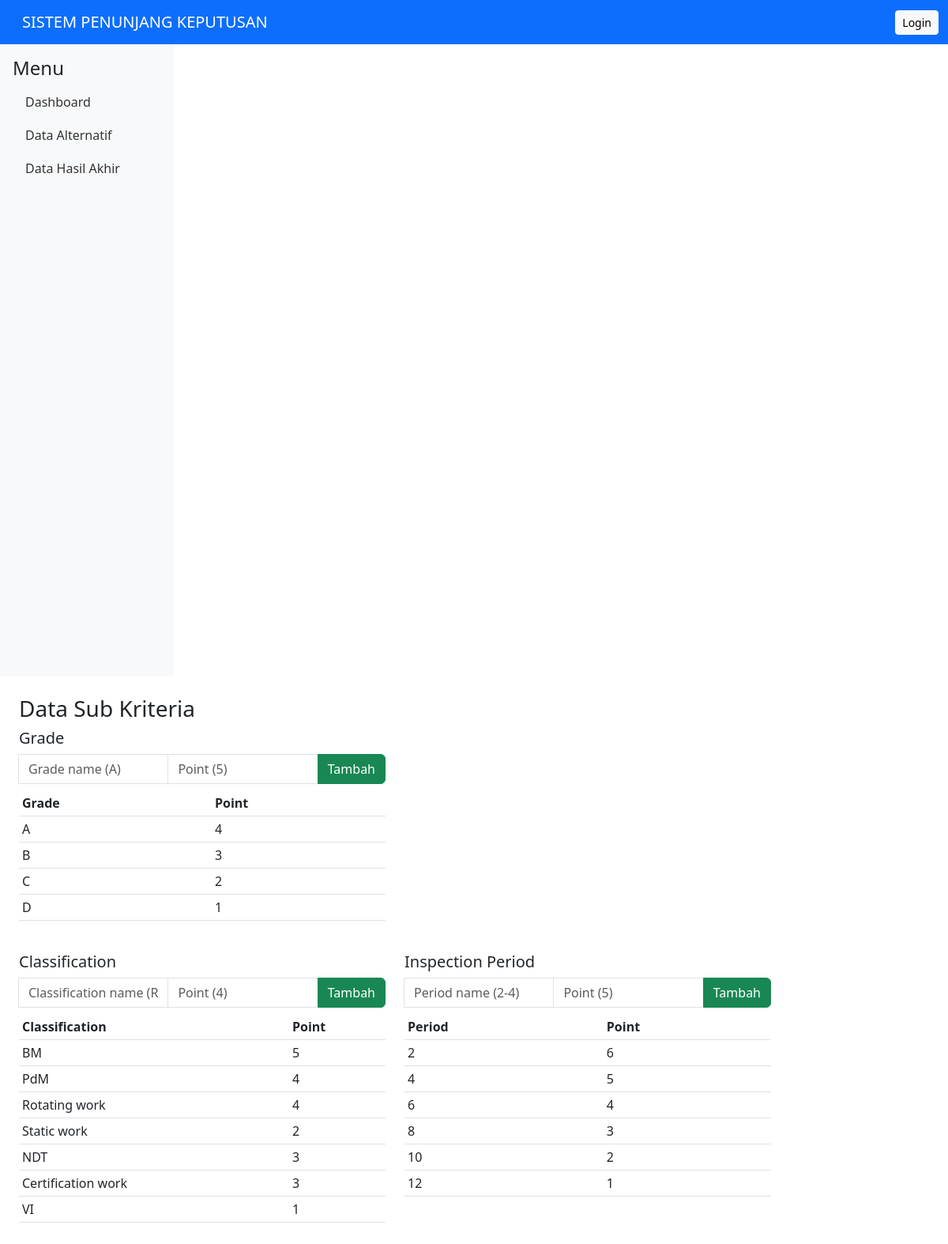
The app's page /pages/data_subkriteria.php with its own data.
### tables this page shows
CREATE TABLE `grade` (
  `id_grade` int(11) NOT NULL,
  `grade_name` varchar(20) NOT NULL,
  `grade_point` int(11) NOT NULL
);

CREATE TABLE `classification` (
  `id_classification` int(11) NOT NULL,
  `classification_name` varchar(50) NOT NULL,
  `classification_point` int(11) NOT NULL
);

CREATE TABLE `inspection_period` (
  `id_inspection_period` int(11) NOT NULL,
  `period_name` varchar(20) NOT NULL,
  `period_point` int(11) NOT NULL
);

### pages/data_subkriteria.php (the view, shortened to what this page needs)
<?php include('../config/db.php'); include('../includes/header.php'); include('../includes/sidebar.php'); ?>
<h3>Data Sub Kriteria</h3>
<div class="row">
  <div class="col-md-6">
    <h5>Grade</h5>
    <form action="../process/insert_subkriteria.php" method="post" class="input-group mb-2">
      <input name="name" class="form-control" placeholder="Grade name (A)">
      <input name="point" type="number" class="form-control" placeholder="Point (5)">
      <button class="btn btn-success">Tambah</button>
    </form>
    <table class="table table-sm">
      <thead><tr><th>Grade</th><th>Point</th></tr></thead>
      <tbody>
      <?php $q=$koneksi->query("SELECT * FROM grade"); while($x=$q->fetch_assoc()){ echo "<tr><td>{$x['grade_name']}</td><td>{$x['grade_point']}</td></tr>"; } ?>
      </tbody>
    </table>
  </div>
</div>
<div class="row mt-4">
  <div class="col-md-6">
    <h5>Classification</h5>
    <form action="../process/insert_subkriteria.php" method="post" class="input-group mb-2">
      <input name="name" class="form-control" placeholder="Classification name (Rotating work)">
      <input name="point" type="number" class="form-control" placeholder="Point (4)">
      <button class="btn btn-success">Tambah</button>
    </form>
    <table class="table table-sm">
      <thead><tr><th>Classification</th><th>Point</th></tr></thead>
      <tbody>
      <?php $q=$koneksi->query("SELECT * FROM classification"); while($x=$q->fetch_assoc()){ echo "<tr><td>{$x['classification_name']}</td><td>{$x['classification_point']}</td></tr>"; } ?>
      </tbody>
    </table>
  </div>
  <div class="col-md-6">
    <h5>Inspection Period</h5>
    <form action="../process/insert_subkriteria.php" method="post" class="input-group mb-2">
      <input name="name" class="form-control" placeholder="Period name (2-4)">
      <input name="point" type="number" class="form-control" placeholder="Point (5)">
      <button class="btn btn-success">Tambah</button>
    </form>
    <table class="table table-sm">
      <thead><tr><th>Period</th><th>Point</th></tr></thead>
      <tbody>
      <?php $q=$koneksi->query("SELECT * FROM inspection_period"); while($x=$q->fetch_assoc()){ echo "<tr><td>{$x['period_name']}</td><td>{$x['period_point']}</td></tr>"; } ?>
      </tbody>
    </table>
  </div>
</div>
<?php include('../includes/footer.php'); ?>

### includes/header.php (shortened to what this page needs)
<!doctype html>
<html lang="id">
<head>
  <link href="https://cdn.jsdelivr.net/npm/bootstrap@5.3.0/dist/css/bootstrap.min.css" rel="stylesheet">
  <link href="/SPK_Maintenance/style.css" rel="stylesheet">
</head>
<body>
<nav class="navbar navbar-expand-lg navbar-dark bg-primary fixed-top no-print">
  <div class="container-fluid">
    <a class="navbar-brand ms-3" href="/SPK_Maintenance/index.php">SISTEM PENUNJANG KEPUTUSAN</a>
    <div class="ms-auto text-white">
      <?php if(isset($_SESSION['username'])): ?>
        <span class="me-3">Logged as: <strong><?=htmlspecialchars(
        $_SESSION['username'])?></strong> (<?=htmlspecialchars($_SESSION['role'])?>)</span>
        <a href="/SPK_Maintenance/process/logout.php" class="btn btn-sm btn-light">Logout</a>
      <?php else: ?>
        <a href="/SPK_Maintenance/login.php" class="btn btn-sm btn-light">Login</a>
      <?php endif; ?>
    </div>
  </div>
</nav>
<div class="container-fluid">
  <div class="row">

### includes/sidebar.php (shortened to what this page needs)
<div class="col-2 bg-light sidebar vh-100 p-3 no-print">
  <h4>Menu</h4>
  <ul class="nav flex-column">
    <li class="nav-item"><a class="nav-link" href="/SPK_Maintenance/pages/dashboard.php">Dashboard</a></li>
    <?php if(isset($_SESSION['role']) && $_SESSION['role'] === 'admin'): ?>
      <li class="nav-item"><a class="nav-link" href="/SPK_Maintenance/pages/data_kriteria.php">Data Kriteria</a></li>
      <li class="nav-item"><a class="nav-link" href="/SPK_Maintenance/pages/data_subkriteria.php">Data Sub Kriteria</a></li>
      <li class="nav-item"><a class="nav-link" href="/SPK_Maintenance/pages/data_alternatif.php">Data Alternatif</a></li>
      <li class="nav-item"><a class="nav-link" href="/SPK_Maintenance/pages/data_perhitungan.php">Data Perhitungan</a></li>
      <li class="nav-item"><a class="nav-link" href="/SPK_Maintenance/pages/data_hasil.php">Data Hasil Akhir</a></li>
      <li class="nav-item"><a class="nav-link" href="/SPK_Maintenance/pages/profil.php">Profil</a></li>
    <?php else: ?>
      <li class="nav-item"><a class="nav-link" href="/SPK_Maintenance/pages/data_alternatif.php">Data Alternatif</a></li>
      <li class="nav-item"><a class="nav-link" href="/SPK_Maintenance/pages/data_hasil.php">Data Hasil Akhir</a></li>
    <?php endif; ?>
  </ul>
</div>
<div class="col-10 p-4">

### includes/footer.php (shortened to what this page needs)
</div>
</div>
</div>
</body>
</html>

### style.css (style rules this page uses)
.sidebar .nav-link { color: #333; border-radius: 4px; margin-bottom: 2px; transition: background-color 0.2s ease-in-out, color 0.2s ease-in-out; }

### includes/header.php (style rules this page uses)
body { padding-top: 56px; }
.sidebar { min-width:220px; max-width:220px; }

### records on screen
grade: grade_name "A", grade_point "4"
grade: grade_name "B", grade_point "3"
grade: grade_name "C", grade_point "2"
grade: grade_name "D", grade_point "1"
classification: classification_name "BM", classification_point "5"
classification: classification_name "PdM", classification_point "4"
classification: classification_name "Rotating work", classification_point "4"
classification: classification_name "Static work", classification_point "2"
classification: classification_name "NDT", classification_point "3"
classification: classification_name "Certification work", classification_point "3"
classification: classification_name "VI", classification_point "1"
inspection_period: period_name "2", period_point "6"
inspection_period: period_name "4", period_point "5"
inspection_period: period_name "6", period_point "4"
inspection_period: period_name "8", period_point "3"
inspection_period: period_name "10", period_point "2"
inspection_period: period_name "12", period_point "1"
